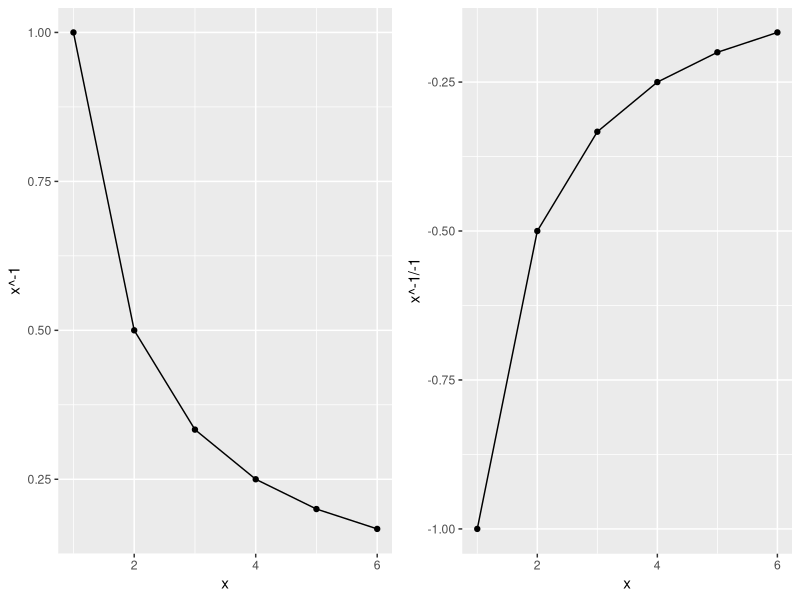
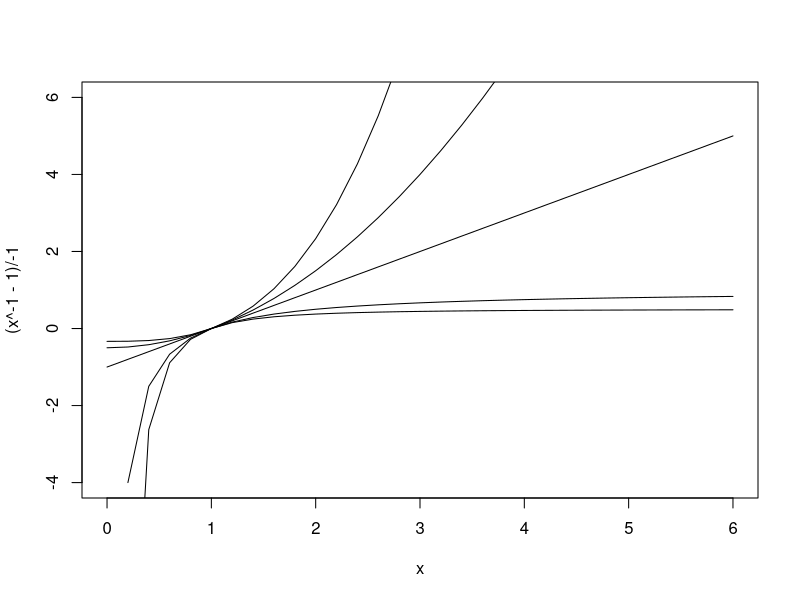
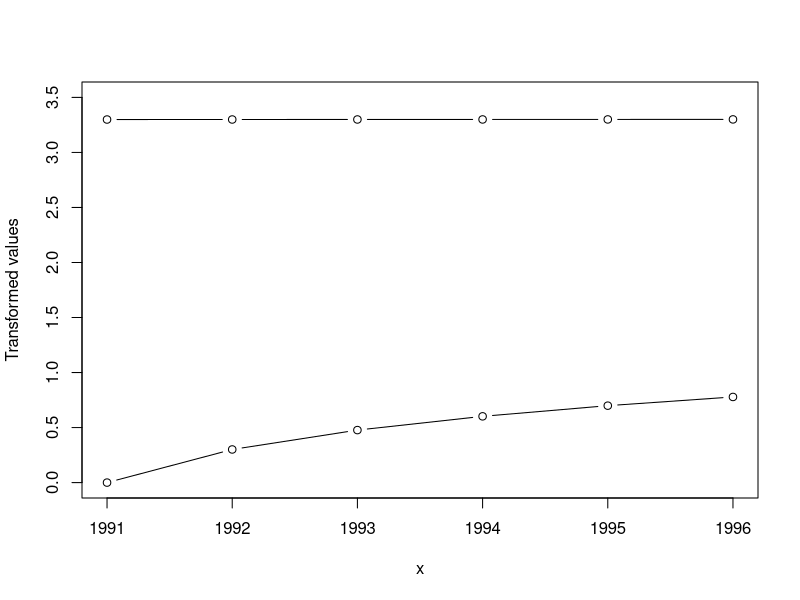

The R script that drew these images, in order: (Note: this script raises an error after producing the figures.)
library(ggplot2)
library(gridExtra)

x <- 1:6

grid.arrange(
qplot(x,x^-1)+ geom_line(),
qplot(x,x^-1/-1)+ geom_line(),
nrow=1
)

x <- seq(0,6, by=0.2)
plot(x,(x^-1 -1 )/-1, type="l", ylim=c(-4,6))
lines(x,(x^-2 -1)/-2)
lines(x,(x^1 -1)/1)
lines(x,(x^2 -1)/2)
lines(x,(x^3 -1)/3)

x <- seq(1991,1996)
plot(x,log10(x),type="b", ylim=c(0,3.5),ylab="Transformed values")
lines(x,log10(x-1990),type="b")
text(locator(n=2),c("x, ratior=1.003","x-1990, ratio=6"))

ratio <- function(x) {ans <- (quantile(x, 0.75) - median(x)) / (median(x) - quantile(x, 0.25)); names(ans) <- "ratio"; ans}

par(mfrow=c(3,1))
x <- rnorm(n=800, mean=200, sd=80)
x <- x[x>0]
x <- x^0.33
plot(density(x), main="Negative skew")
xT <- bcPower(x2, lambda=3); ratio(xT)
plot(density(bcPower(x2, lambda=3)), main="Power of 3")

library(car)
par(mfrow=c(2,1))
plot(density(Prestige$income,from=100, to=31622.78),main="Original Variable", xlab="")
rug(Prestige$income)
xT <- log10(Prestige$income)
d <- density(xT, from=2, to=5)
plot(d, main="Transformed Variable",axes=F, xlab="")
axis(2)
axis(1, at=c(2,3,4,4.5), label=c("100", "1000","10000","31622"))
rug(xT)
box()

par(mfrow=c(1,3))
x <- rnorm(20, mean=2); x <- sort(x)
y <- 0.5 * x^2
plot(x,y, type="b", main=expression("y vs x"))
yn <- sqrt(y)
xn <- x^2
plot(x, yn, type="b", main=expression(paste(sqrt(y)," vs x")))
plot(xn, y, type="b", main=expression(paste("y vs ", x^2)))


par(mfrow=c(1,3))
x <- rnorm(20, mean=3); x <- sort(x)
y <- 0.5 * x^2
plot(x,y, type="b")
x2 <- rnorm(20); x2 <- sort(x2)
y2 <- 0.5*x2 + 1*x2^2
plot(x2,y2, type="b", main="")
##l <- locator()
plot(l$x, l$y)
lines(lowess(l$x, l$y,f=1/3))

plot(0,0,xlim=c(-1.5,1.5), ylim=c(-1.5,1.5),axes=F,xlab="",ylab="",cex=30)
abline(v=0,h=0)
text(locator(4),adj=c(0,0),
c(
expression(paste(y^2,", ",y^3)),
expression(paste(log(x),", ",sqrt(x))),
expression(paste(log(y),", ",sqrt(y))),
expression(paste(x^2,", ",x^3))
     )
)

par(mfrow=c(1,2))
plot(Prestige$income, Prestige$prestige)
lines(lowess(Prestige$income, Prestige$prestige, f=1/2),lty=2)
abline((lm(Prestige$prestige~Prestige$income)))
plot(Prestige$income^(1/3), Prestige$prestige)
abline((lm(Prestige$prestige~I(Prestige$income^(1/3)))))
lines(lowess(Prestige$income^(1/3), Prestige$prestige), lty=2)

UN <- subset(UN, !is.na(UN$gdp) & !is.na(UN$infant.mortality))
par(mfrow=c(1,2))
plot(UN$gdp,UN$infant.mortality)
lines(lowess(UN$gdp,UN$infant.mortality))
plot(log(UN$gdp),log(UN$infant.mortality))
abline(lm(log(UN$infant.mortality)~log(UN$gdp)))

par(mfrow=c(1,3))
boxplot(Ornstein$interlocks~Ornstein$natio, main="interlocks")
m <- log10(tapply(Ornstein$interlocks+1,Ornstein$nation,FUN=median))
s <- log10(tapply(Ornstein$interlocks+1,Ornstein$nation,FUN=IQR))
plot(m,s, main="Choice of power")
abline(lm(s~m))
text(0.8,1.3, "log spread = 0.37 + 0.80 * log median", adj=c(0,0))
text(0.8,1.28, expression(paste("power = 1 - b =", 0.2 %=~%0, collapse="")), adj=c(0,0))
boxplot(logb(Ornstein$interlocks+1)~Ornstein$natio, mai="logb(interlocks+1)")
